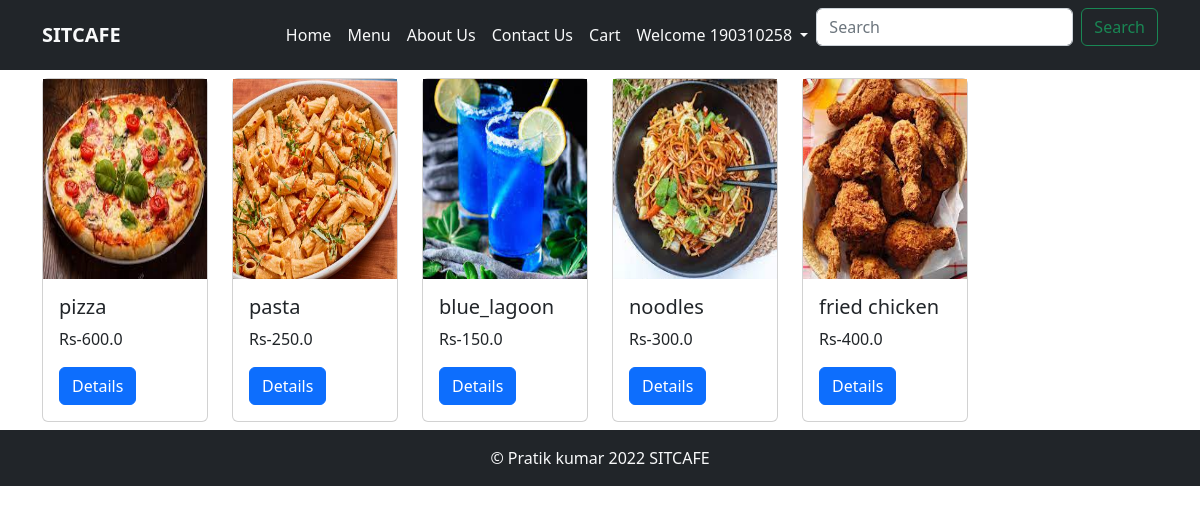
The app's page /food/menu/ (signed in) with its own data.
### food/models.py (models this page shows, shortened)
class Food(models.Model):
    category = models.ForeignKey(cuisine, on_delete = models.DO_NOTHING)
    name = models.CharField(max_length = 100)
    description = models.TextField()
    secondery_desscription = models.TextField(blank = True)
    price = models.FloatField()
    is_available = models.BooleanField(default = True)
    image = models.ImageField(upload_to = "food_images/")

### food/views.py (the view)
# urls.py: path('menu/',views.menu,name='menu'),
def menu(request):
    foods = Food.objects.all()
    context = {
        'foods' : foods
    }
    return render(request,'food/menu.html',context)

### templates/food/menu.html (shortened to what this page needs)
{% extends 'base.html' %}
{% block content %}
<div class = 'container'>
    <div class = "row">
        {% for food in foods %}
            <div class = "col-md-2 col-6">
                <div class = "card my-2">
                    <img src="{{food.image.url}}" alt="" class = "card-top-img" height = 200px>
                    <div class ="card-body">
                        <h5 class ="h5">{{food.name}}</h5>
                        <p class = "card-text">Rs-{{food.price}}</p>
                        <a href="{% url 'details'  food.id %}" class = "btn btn-primary">Details</a>
                    </div>
                </div>
            </div>
        {% endfor %}
    </div>
</div>
{% endblock content %}

### templates/base.html (shortened to what this page needs)
{% load static %}
<html lang="en">
<head>
    <link rel="stylesheet" href="{% static 'bootstrpfile/css/bootstrap.min.css' %}">
    <link rel="stylesheet" href="{% static 'css/styles.css'%}">
    {% block css %}
      <link rel="stylesheet" href="{% static 'css/cartstyle.css' %}">
    {% endblock css %}
</head>
<body>
    <nav class="navbar navbar-expand-lg bg-dark ">
        <div class="container ">
          <a class="navbar-brand text-light" href="#"><b><b><b><b>SITCAFE</b></b></b></b></a>
          <div class="collapse navbar-collapse" id="navbarSupportedContent">
            <ul class="navbar-nav ms-auto mb-2 mb-lg-0">
              <li class="nav-item">
                <a class="nav-link active text-light" aria-current="page" href="{% url 'Home'%}">Home</a>
              </li>
              <li class="nav-item">
                <a class="nav-link active text-light" aria-current="page" href="{% url 'menu' %}">Menu</a>
              </li>
              <li class="nav-item">
                <a class="nav-link active text-light" aria-current="page" href="{% url 'About' %}">About Us</a>
              </li>
              <li class="nav-item">
                <a class="nav-link active text-light" aria-current="page" href="{% url 'Contact_us' %}">Contact Us</a>
              </li>
              {% if user.is_authenticated %}
              <li class="nav-item">
                <a class="nav-link active text-light" aria-current="page" href="{% url 'cart' %}">Cart</a>
              </li>
              <li class="nav-item dropdown">
                <a class="nav-link dropdown-toggle text-light" href="#" role="button" data-bs-toggle="dropdown" aria-expanded="false">
                  Welcome {{user}}
                </a>
              </li>
              {% endif %}
            </ul>
            <form class="d-flex" role="search" action ="{% url 'search' %}" method ="post">
              <input class="form-control me-2" type="search" name = "search" placeholder="Search" aria-label="Search">
              <button class="btn btn-outline-success" type="submit">Search</button>
            </form>
          </div>
        </div>
      </nav>
    {% block content %}
    {% endblock content %}
    <footer class = "bg-dark p-3 text-center text-light"  >
        &copy; Pratik kumar 2022 SITCAFE
    </footer>
</body>
</html>

### records on screen
Food: image (picture), name "pizza", price "600.0"
Food: image (picture), name "pasta", price "250.0"
Food: image (picture), name "blue_lagoon", price "150.0"
Food: image (picture), name "noodles", price "300.0"
Food: image (picture), name "fried chicken", price "400.0"

### other values on screen
{{ user }} "190310258"
